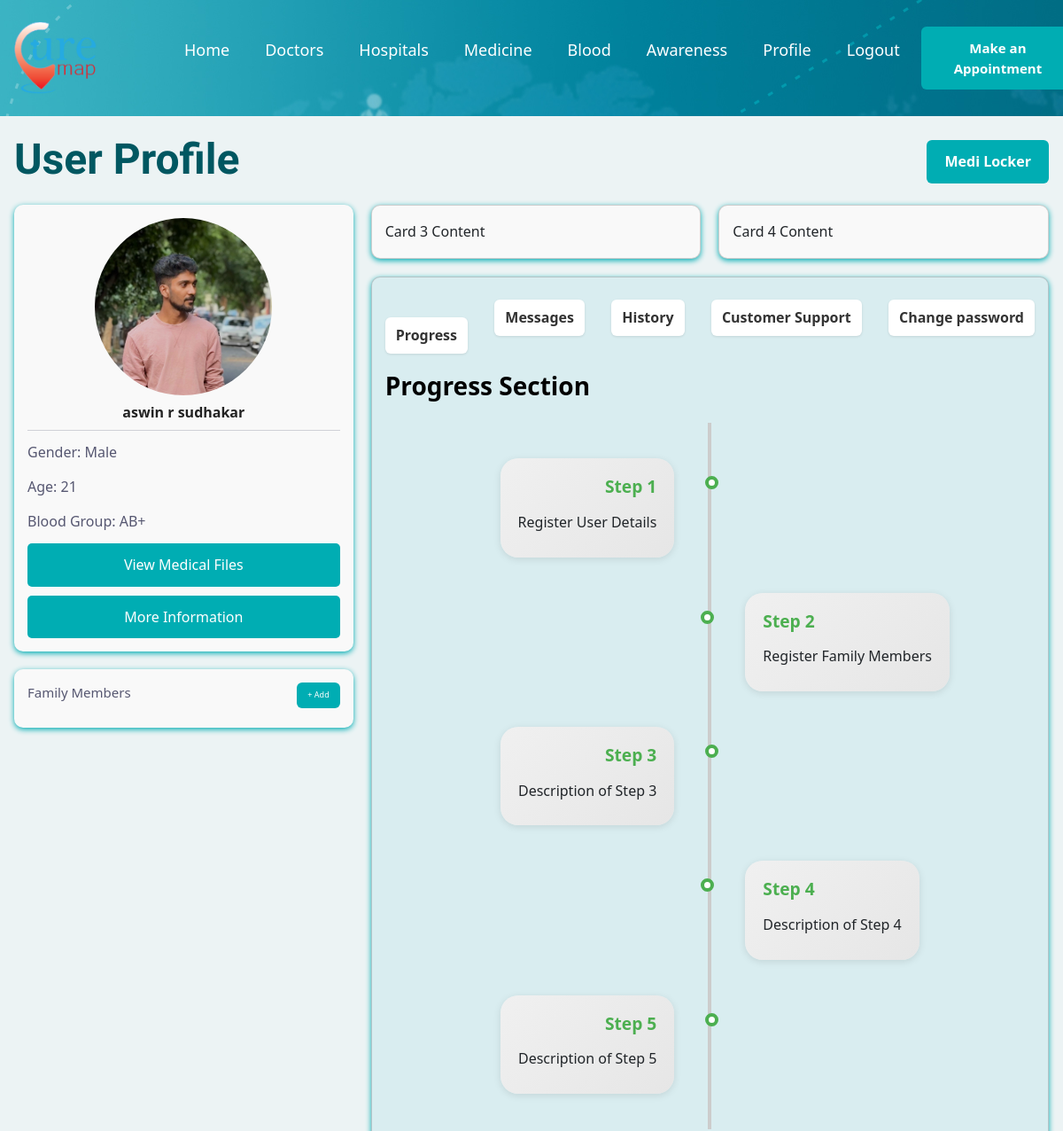
The page /user_profile/ (signed in, upper part) on the database as committed earlier.
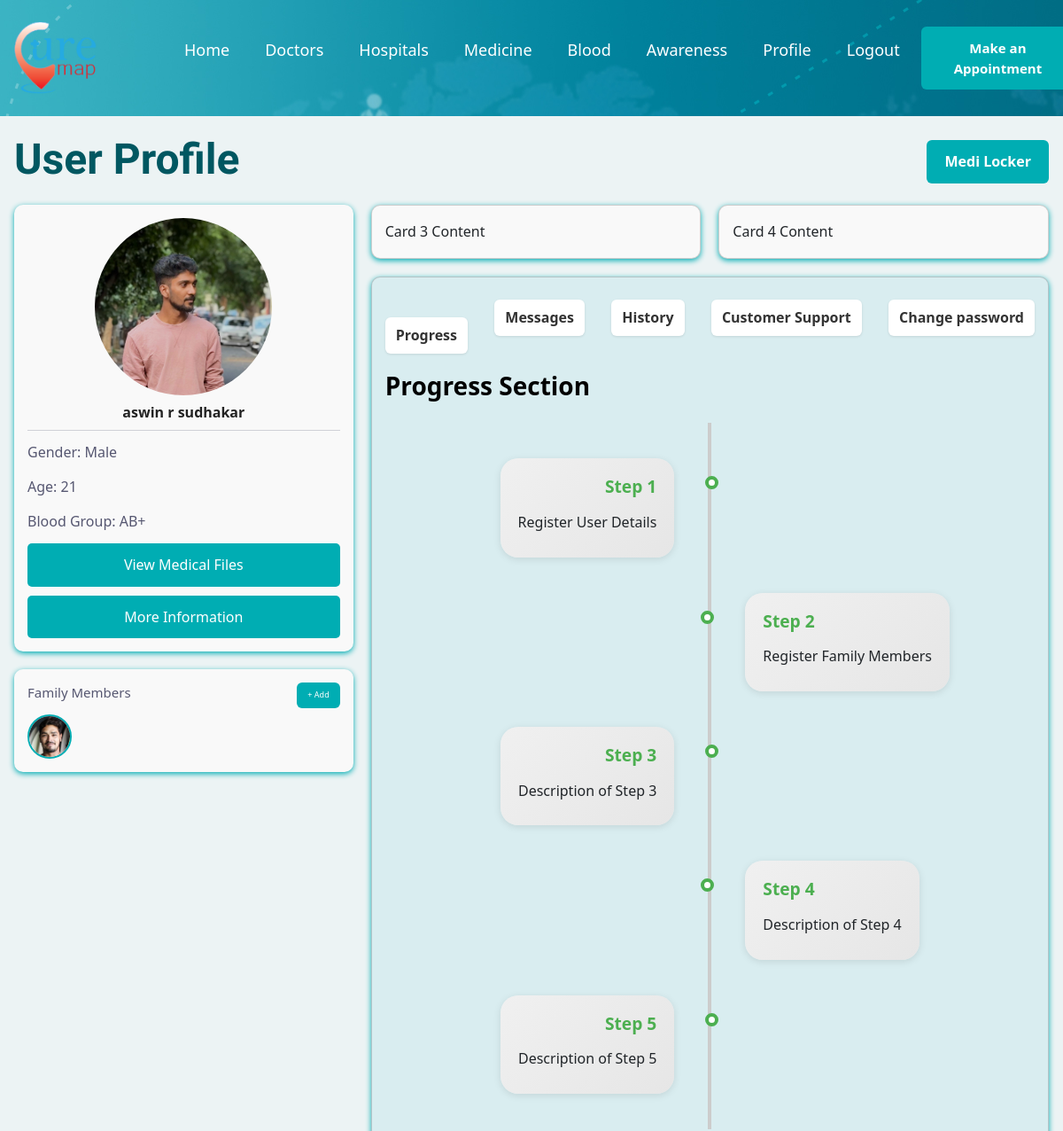
The same page on the database as committed later.
### user/models.py (models this page shows, shortened)
class FamilyMember(models.Model):
    RELATIONSHIP_CHOICES = [
        ('Father', 'Father'),
        ('Mother', 'Mother'),
        ('Brother', 'Brother'),
        ('Sister', 'Sister'),
        ('Spouse', 'Spouse'),
        ('Son', 'Son'),
        ('Daughter', 'Daughter'),
        ('Grandfather', 'Grandfather'),
        ('Grandmother', 'Grandmother'),
        ('Other', 'Other'),
    ]
    user = models.ForeignKey(User, on_delete=models.CASCADE)
    name = models.CharField(max_length=100)
    relationship = models.CharField(max_length=50, choices=RELATIONSHIP_CHOICES)
    custom_relationship = models.CharField(max_length=100, blank=True, null=True)  # only used if 'Other' is selected
    photo = models.ImageField(upload_to='family_photos/', blank=True, null=True)

### user/views.py (the view, shortened to what this page needs)
# urls.py: path('user_profile/', views.user_profile,name='user_profile'),
@login_required
def user_profile(request):
    familymembers = FamilyMember.objects.all()
    if hasattr(request.user, 'user_profile'):
        return redirect('edit_user_profile')
    profile_exists = hasattr(request.user, 'userprofile')
    profile = request.user.userprofile if profile_exists else None
    age = None
    if profile and profile.dob:
        today = date.today()
        age = today.year - profile.dob.year - ((today.month, today.day) < (profile.dob.month, profile.dob.day))
    context = {
        'age': age,
        'has_profile': hasattr(request.user, 'userprofile'),
        'family_member_count': profile.family_member_count if profile else 0,
        'familymembers': familymembers,
    }
    return render(request, 'userpage/user_profile.html', context)

### templates/userpage/user_profile.html (shortened to what the changed rows need)
{% extends "basic_templates/header.html" %}
{% load static %}
{% block css %}
<link rel="stylesheet" href="https://cdn.jsdelivr.net/npm/choices.js/public/assets/styles/choices.min.css">
<link href="https://cdnjs.cloudflare.com/ajax/libs/cropperjs/1.5.13/cropper.min.css" rel="stylesheet">
<link rel="stylesheet" href="{% static 'css/basic_css/header.css' %}">
<link rel="stylesheet" href="{% static 'css/userpage/profile.css' %}">
{% endblock css %}
{% block body %}<br>
<section class="section listing" aria-labelledby="listing-label">
    <div class="container">
      <div class="header-row">
        <h2 class="headline-md" data-reveal="left">User Profile</h2>
      </div>
      <div class="profile-layout">
        <div class="left-sidebar">
          <div class="family-card">
            {% if family_member_count > 0 %}
            <div class="family-photos">
              {% for familymembers in familymembers %}
              <img src="{{familymembers.photo.url}}" class="family-pic" alt="Member 1">
              {% endfor %}
            </div>
            {% else %}
            <p>No members</p>
            {% endif %}
          </div>
        </div>
        <div class="right-content">
            <div class="card large-box">
              <div class="tabs-container">
                <div id="progress-tab" class="tab-content active">
                    <h2>Progress Section</h2>
                  </div>
              </div>
          </div>
        </div>
      </div>
    </div>
  </section>
{% endblock body %}

Rows that differ between the two databases and show on the page:
added FamilyMember: photo (picture)
